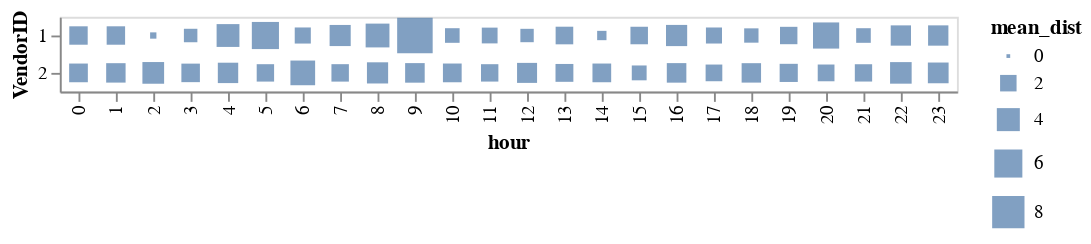

Write notebook code for a chart like this one.
### Code cell
alt.Chart(df[df['day']==17]).mark_square().encode(
    x = alt.X('hour:N'),
    y = alt.Y('VendorID:N'),
    size = 'mean_dist:Q'
).transform_aggregate(
    mean_dist='mean(Trip_distance)',
    groupby=["VendorID", "hour"]
)

### Figure 1 — Vega-Lite specification as saved in the notebook (floating-point values rounded to 4 significant figures; data arrays with more than 128 entries replaced by an {"elided": "..."} marker saying what was removed)
{"config": {"view": {"continuousWidth": 400, "continuousHeight": 300}}, "data": {"name": "data-8cf7e51640dc48adda16671a14a4507c"}, "mark": "square", "encoding": {"size": {"type": "quantitative", "field": "mean_dist"}, "x": {"type": "nominal", "field": "hour"}, "y": {"type": "nominal", "field": "VendorID"}}, "transform": [{"aggregate": [{"op": "mean", "field": "Trip_distance", "as": "mean_dist"}], "groupby": ["VendorID", "hour"]}], "$schema": "https://vega.github.io/schema/vega-lite/v4.0.2.json", "datasets": {"data-8cf7e51640dc48adda16671a14a4507c": {"elided": "881 records"}}}
